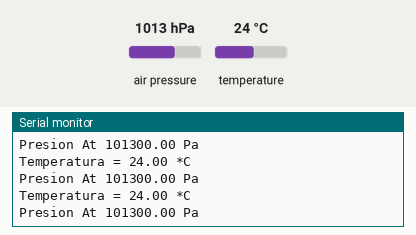
Simulated run of this sketch. Board: Arduino Uno, built with avr-gcc and run on an emulated ATmega328P. On the bench: the last lines printed to the serial monitor. The test bench sets the inputs (shaded band); at power-on: air pressure 1013 hPa, temperature 24 °C.

Above: at 1.3 s.
1.4 s: air pressure set to 952 hPa
At 1.85 s:
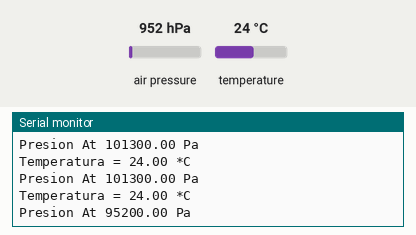
2.9 s: temperature set to 12 °C
At 3.37 s:
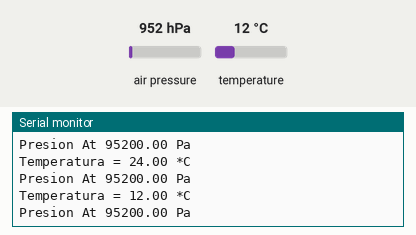
4.4 s: air pressure set to 975 hPa
At 4.88 s:
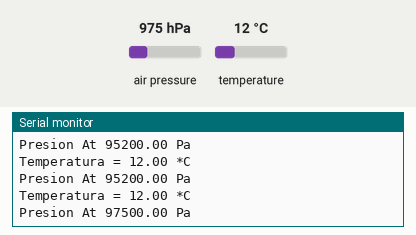
Timing chart, 0 to 7.4 s (numbered marks = the images above; inputs shaded):
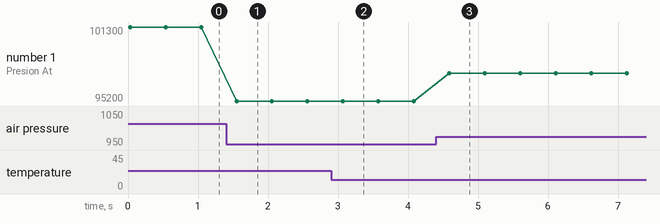

The sketch:

BMP180.ino
```cpp
#include <Adafruit_BMP085.h>

Adafruit_BMP085 bmp;

float temperaturabmp;
float presionatmos;

void setup() {
  Serial.begin(9600);
  bmp.begin();
}

void loop() {
  temperaturabmp = bmp.readTemperature();
  presionatmos = bmp.readPressure();
  Serial.print("Temperatura = ");
  Serial.print(temperaturabmp);
  Serial.println(" *C");

  Serial.print("Presion At ");
  Serial.print(presionatmos);
  Serial.println(" Pa");
  delay(500);
}
```

Measured:
- after the input at 1.4 s, the serial monitor: prints a new line after 0.15 s (image 1)
- after the input at 2.9 s, the serial monitor: prints a new line after 0.14 s (image 2)
- after the input at 4.4 s, the serial monitor: prints a new line after 0.19 s (image 3)
- plotted number 1: 101300 → 95200 after the input at 1.4 s, 95200 → 97500 after the input at 4.4 s
